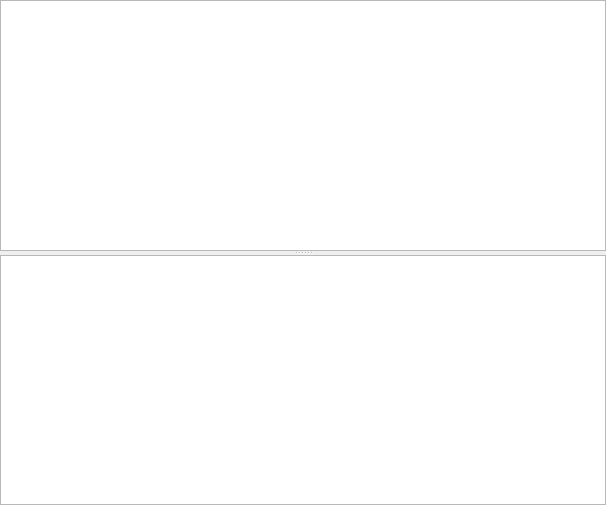
<?xml version="1.0" encoding="UTF-8"?>
<ui version="4.0">
 <class>HistoryViewWidget</class>
 <widget class="QWidget" name="HistoryViewWidget">
  <property name="geometry">
   <rect>
    <x>0</x>
    <y>0</y>
    <width>606</width>
    <height>505</height>
   </rect>
  </property>
  <property name="windowTitle">
   <string>Overview</string>
  </property>
  <property name="windowIcon">
   <iconset theme="git-overview"/>
  </property>
  <layout class="QVBoxLayout" name="verticalLayout">
   <property name="leftMargin">
    <number>0</number>
   </property>
   <property name="topMargin">
    <number>0</number>
   </property>
   <property name="rightMargin">
    <number>0</number>
   </property>
   <property name="bottomMargin">
    <number>0</number>
   </property>
   <item>
    <widget class="QSplitter" name="splitter">
     <property name="orientation">
      <enum>Qt::Vertical</enum>
     </property>
     <property name="childrenCollapsible">
      <bool>false</bool>
     </property>
     <widget class="TreeView" name="treeViewHistory">
      <property name="contextMenuPolicy">
       <enum>Qt::CustomContextMenu</enum>
      </property>
      <property name="rootIsDecorated">
       <bool>false</bool>
      </property>
     </widget>
     <widget class="LogDetailsWidget" name="textBrowser">
      <property name="openLinks">
       <bool>false</bool>
      </property>
     </widget>
    </widget>
   </item>
  </layout>
 </widget>
 <customwidgets>
  <customwidget>
   <class>LogDetailsWidget</class>
   <extends>QTextBrowser</extends>
   <header>widgets/logdetailswidget.h</header>
  </customwidget>
  <customwidget>
   <class>TreeView</class>
   <extends>QTreeView</extends>
   <header>core/treeview.h</header>
  </customwidget>
 </customwidgets>
 <resources/>
 <connections/>
</ui>
